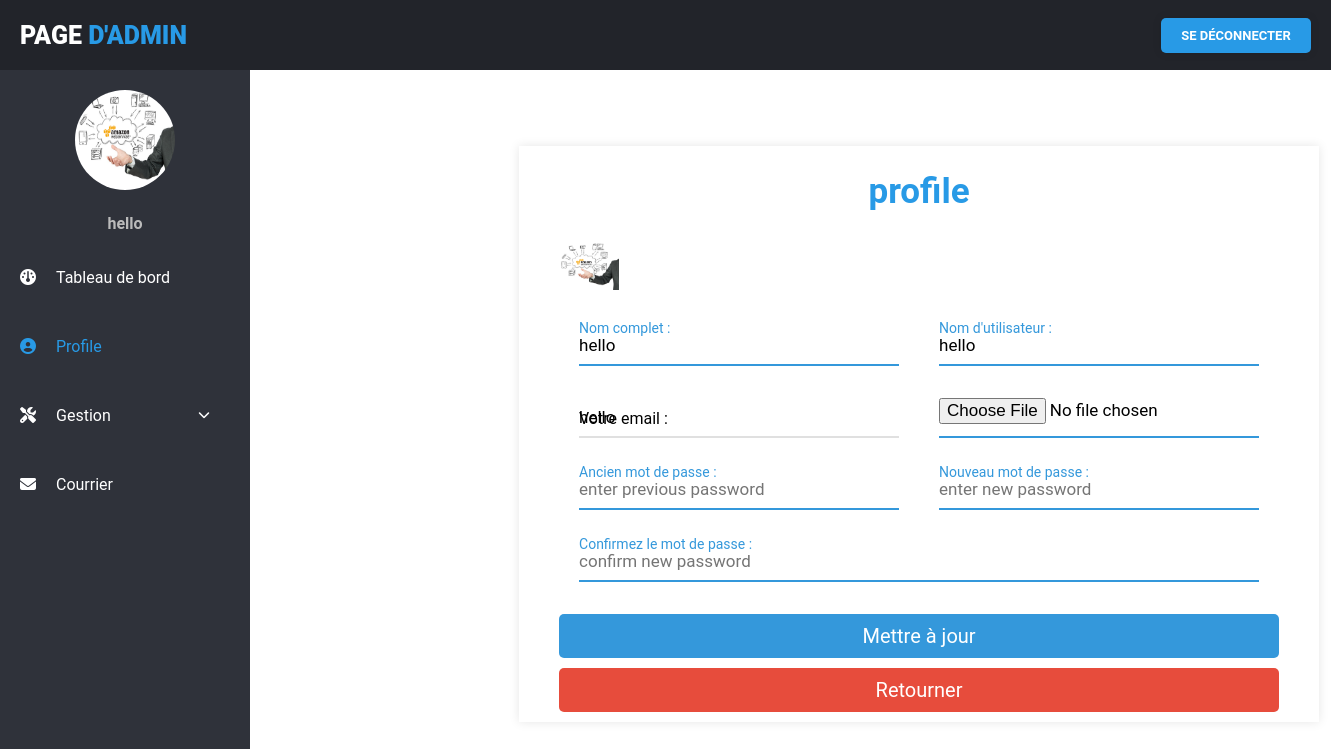
Screenshot of /app_web_final/update_profile_admin.php (signed in) with the database file from the repository.
### tables this page shows
CREATE TABLE `user_form` (
  `id` int(11) NOT NULL,
  `name` varchar(255) NOT NULL,
  `email` varchar(255) NOT NULL,
  `utilname` varchar(255) NOT NULL,
  `password` varchar(255) NOT NULL,
  `image` varchar(255) NOT NULL,
  `direction` varchar(255) NOT NULL,
  `utiltype` varchar(50) NOT NULL DEFAULT 'Utilisateur'
);

### app_web_final/update_profile_admin.php (the view, shortened to what this page needs)
<?php
$name = $_SESSION['name'];
?>
<?php
include 'config.php';
$user_id = $_SESSION['user_id'];
?>
<!DOCTYPE html>
<html lang="en">
<head>
    <link rel="stylesheet" href="css/style2.css">
    <link rel="stylesheet" href="https://cdnjs.cloudflare.com/ajax/libs/font-awesome/5.15.3/css/all.min.css"/>
</head>
<body>
 <div class="wrapper">
            <div class="header">
                <div class="header-menu">
                    <div class="title">Page <span>d'admin</span></div>
                    <ul>
                    <a href="home_admin.php?logout=<?php echo $user_id; ?>" class="btn1">Se déconnecter</a>
                    </ul>
                </div>
            </div>
            <div class="sidebar">
                <div class="sidebar-menu">
                    <center class="profile">
                    <?php
      $select = mysqli_query($conn, "SELECT * FROM `user_form` WHERE id = '$user_id'") or die('query failed');
      if(mysqli_num_rows($select) > 0){
         $fetch = mysqli_fetch_assoc($select);
      }
      if($fetch['image'] == ''){
         echo '<img src="images/default-avatar.png">';
      }else{
         echo '<img src="uploaded_img/'.$fetch['image'].'">';
      }
   ?>
                        <p><?php echo $name; ?></p>
                    </center>
  <li class="item">
                        <a href="home_admin.php" class="menu-btn">
                        <i  class="fas fa-gauge"></i><span>Tableau de bord</span>
                        </a>
                    </li>
                    <li class="item" id="profile">
                        <a href="home_profil_admin.php" class="menu-btn">
                            <i style="color:#289ae6" class="fas fa-user-circle"></i><span style="color:#289ae6">Profile </span>
                        </a>
                    </li>
                    <li class="item" id="messages">
                        <a href="#messages" class="menu-btn">
                        <i class="fas fa-screwdriver-wrench"></i><span>Gestion <i class="fas fa-chevron-down drop-down"></i></span>
                        </a>
                    </li>
                    <li class="item" id="profile">
                        <a href="consulter_admin.php" class="menu-btn">
                        <i class="fas fa-envelope"></i><span>Courrier </span>
                        </a>
                    </li>
                </div>
            </div>
<?php
      $select = mysqli_query($conn, "SELECT * FROM `user_form` WHERE id = '$user_id'") or die('query failed');
      if(mysqli_num_rows($select) > 0){
         $fetch = mysqli_fetch_assoc($select);
      }
   ?>
<div class="main-container">
<br>
<table>
    <tr>
            <td><pre>                                                               </pre></td>
<td>
<div class="cont">
        <div class="text">profile</div>
   <form action="" method="post" enctype="multipart/form-data">
   <?php
         if($fetch['image'] == ''){
            echo '<img src="images/default-avatar.png" width="60px">';
         }else{
            echo '<img width="60px" src="uploaded_img/'.$fetch['image'].'">';
         }
      ?>
<div class="form-row">
              <div class="input-data">
              <input type="text" name="update_name" value="<?php echo $fetch['name']; ?>" class="box">
                 <div class="underline"></div>
                 <label for="">Nom complet :</label>
              </div>
              <div class="input-data">
              <input type="text" name="user_name" value="<?php echo $fetch['utilname']; ?>" class="box">
                 <div class="underline"></div>
                 <label for="">Nom d'utilisateur  :</label>
              </div>
           </div>
           <div class="form-row">
              <div class="input-data">
              <input type="email" name="update_email" value="<?php echo $fetch['email']; ?>" class="box">
                 <div class="underline"></div>
                 <label for="">Votre email :</label>
              </div>
              <div class="input-data">
              <input type="file" name="update_image" accept="image/jpg, image/jpeg, image/png" class="box">
                 <div class="underline"></div>
              </div>
           </div>
<div class="form-row">
              <div class="input-data">
              <input type="password" name="update_pass" placeholder="enter previous password" class="box">
                 <div class="underline"></div>
                 <label for="">Ancien mot de passe :</label>
              </div>
              <div class="input-data">
              <input type="password" name="new_pass" placeholder="enter new password" class="box">
                 <div class="underline"></div>
                 <label for="">Nouveau mot de passe :</label>
              </div>
           </div>
<div class="form-row">
              <div class="input-data">
              <input type="password" name="confirm_pass" placeholder="confirm new password" class="box">
                 <div class="underline"></div>
                 <label for="">Confirmez le mot de passe :</label>
              </div>
      </div>
<input type="submit" value="Mettre à jour" name="update_profile" class="btn">
      <a href="home_profil_admin.php" class="delete-btn">Retourner</a>
      </form>
</tr>
</table>
</div>
</div>
</body>
</html>

### app_web_final/css/style2.css (style rules this page uses)
:root { --blue:#3498db; --dark-blue:#2980b9; --red:#e74c3c; --dark-red:#c0392b; --black:#333; --white:#fff; --light-bg:#eee; --box-shadow:0 5px 10px rgba(0,0,0,.1); }
* { font-family: 'Poppins', sans-serif; margin:0; padding:0; box-sizing: border-box; outline: none; border: none; text-decoration: none; }
.btn, .delete-btn { width: 100%; border-radius: 5px; padding:10px 30px; color:var(--white); display: block; text-align: center; cursor: pointer; font-size: 20px; margin-top: 10px; }
.btn { background-color: var(--blue); }
.delete-btn { background-color: var(--red); }
* { margin: 0; padding: 0; list-style: none; text-decoration: none; box-sizing: border-box; font-family: "Roboto", sans-serif; }
body { background: #fff; }
.wrapper .header { z-index: 1; background: #22242A; position: fixed; width: calc(100% - 0%); height: 70px; display: flex; top: 0; }
.wrapper .header .header-menu { width: calc(100% - 0%); height: 100%; display: flex; justify-content: space-between; align-items: center; padding: 0 20px; }
.wrapper .header .header-menu .title { color: #fff; font-size: 25px; text-transform: uppercase; font-weight: 900; }
.wrapper .header .header-menu .title span { color: #289ae6; }
.wrapper .header .header-menu ul { display: flex; }
.wrapper .sidebar { z-index: 1; background: #2F323A; position: fixed; top: 70px; width: 250px; height: calc(100% - 9%); transition: 0.3s; transition-property: width; overflow-y: auto; }
.wrapper .sidebar .sidebar-menu { overflow: hidden; }
.wrapper .sidebar .sidebar-menu .profile img { margin: 20px 0; width: 100px; height: 100px; border-radius: 50%; }
.wrapper .sidebar .sidebar-menu .profile p { color: #bbb; font-weight: 700; margin-bottom: 10px; }
.wrapper .sidebar .sidebar-menu .item { width: 250px; overflow: hidden; }
.wrapper .sidebar .sidebar-menu .item .menu-btn { display: block; color: #fff; position: relative; padding: 25px 20px; transition: 0.3s; transition-property: color; }
.wrapper .sidebar .sidebar-menu .item .menu-btn i { margin-right: 20px; }
.wrapper .sidebar .sidebar-menu .item .menu-btn .drop-down { float: right; font-size: 12px; margin-top: 3px; }
.wrapper .main-container { width: (100% - 250px); margin-top: 70px; margin-left: 250px; padding: 15px; }
.btn1 { font-family: "Roboto", sans-serif; font-size: 13px; font-weight: bold; background: #289ae6; width: 150px; padding: 10px; text-align: center; text-decoration: none; text-transform: uppercase; color: #fff; border-radius: 5px; cursor: pointer; box-shadow: 0 0 10px rgba(0, 0, 0, 0.1); -webkit-transition-duration: 0.3s; transition-duration: 0.3s; -webkit-transition-property: box-shadow, transform; transition-property: box-shadow, transform; }

### app_web_final/update_profile_admin.php (style rules this page uses)
.cont { max-width: 800px; background: #fff; width: 800px; padding: 25px 40px 10px 40px; box-shadow: 0px 0px 10px rgba(0,0,0,0.1); }
.cont .text { text-align: center; font-size: 35px; font-weight: 600; background: #289ae6; -webkit-background-clip: text; -webkit-text-fill-color: transparent; }
.cont form { padding: 30px 0 0 0; }
.cont form .form-row { display: flex; margin: 32px 0; }
form .form-row .input-data { width: 100%; height: 40px; margin: 0 20px; position: relative; }
.input-data input, .textarea textarea { display: block; width: 100%; height: 100%; border: none; font-size: 17px; border-bottom: 2px solid rgba(0,0,0, 0.12); }
.input-data input:focus ~ label, .textarea textarea:focus ~ label, .input-data input:valid ~ label, .textarea textarea:valid ~ label { transform: translateY(-20px); font-size: 14px; color: #3498db; }
.input-data label { position: absolute; pointer-events: none; bottom: 10px; font-size: 16px; transition: all 0.3s ease; }
.input-data .underline { position: absolute; bottom: 0; height: 2px; width: 100%; }
.input-data .underline:before { position: absolute; content: ""; height: 2px; width: 100%; background: #3498db; transform: scaleX(0); transform-origin: center; transition: transform 0.3s ease; }
.input-data input:focus ~ .underline:before, .input-data input:valid ~ .underline:before, .textarea textarea:focus ~ .underline:before, .textarea textarea:valid ~ .underline:before { transform: scale(1); }

### rows the page displays
user_form: image (picture), update_name "hello", user_name "hello", update_email "hello"

### other values shown
$name "hello"
